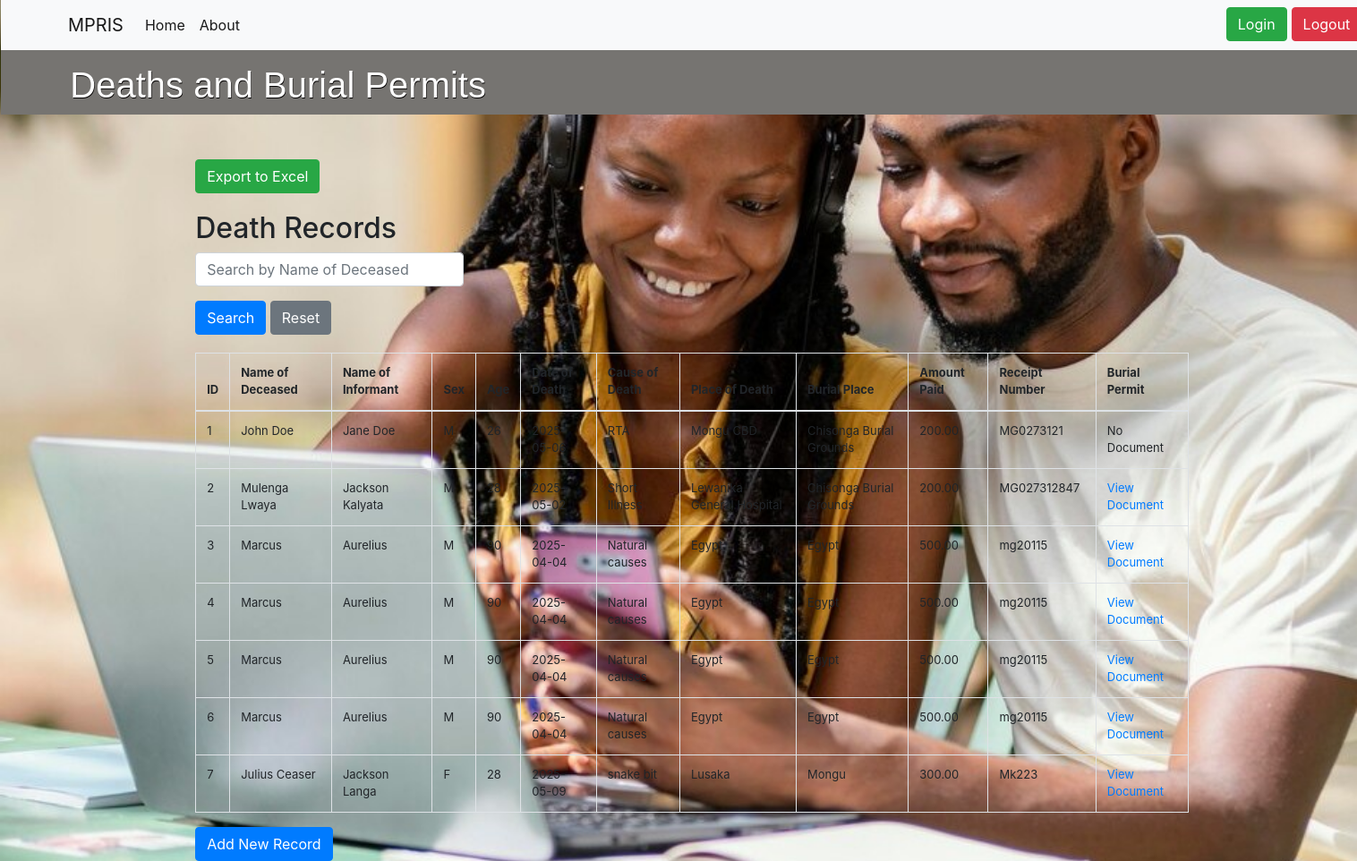
Screenshot of /death_display.php with the database file from the repository.
### tables this page shows
CREATE TABLE `deaths` (
  `id` int(11) NOT NULL,
  `name_of_deceased` varchar(100) NOT NULL,
  `name_of_informant` varchar(100) NOT NULL,
  `sex` enum('M','F') NOT NULL,
  `age_of_deceased` int(11) NOT NULL,
  `date_of_death` date NOT NULL,
  `cause_of_death` varchar(255) NOT NULL,
  `place_of_death` varchar(255) NOT NULL,
  `burial_place` varchar(255) NOT NULL,
  `amount_paid` decimal(10,2) NOT NULL,
  `receipt_number` varchar(50) NOT NULL,
  `date_created` timestamp NOT NULL DEFAULT current_timestamp(),
  `death_certificate_scan` varchar(255) DEFAULT NULL
);

### death_display.php (the view, shortened to what this page needs)
<?php
include 'db_connect.php';
$search_query = "";
if (isset($_GET['search'])) {
    $search_query = $_GET['search'];
    $result = $connection->query("SELECT * FROM deaths WHERE name_of_deceased LIKE '%$search_query%'");
} else {
    $result = $connection->query("SELECT * FROM deaths");
}
?>
<!DOCTYPE html>
<html lang="en">
<head>
    <link rel="stylesheet" href="css/local.css">
    <link rel="stylesheet" href="https://stackpath.bootstrapcdn.com/bootstrap/4.5.2/css/bootstrap.min.css">
</head>
<body>
    <header>
                <nav class="navbar navbar-expand-lg navbar-light bg-light" style="padding-left: 3%; padding-right: 3%; margin-bottom: 10px;">
                    <a class="navbar-brand" style="padding-left: 2%;"  href="#">MPRIS</a>
                    <div class="collapse navbar-collapse" id="navbarSupportedContent">
                    <ul class="navbar-nav mr-auto">
                    <li class="nav-item active">
                    <a class="nav-link" href="index.php">Home <span class="sr-only">(current)</span></a>
                    </li>
                    <li class="nav-item active">
                    <a class="nav-link" href="about.php">About <span class="sr-only">(current)</span></a>
                    </li>
                    <li style="padding-right: 5px; padding-left: 400%;">
                    <a href="login.php" class="btn btn-success" style="float:right;">Login</a>
                    </li>
                    <li>
                    <a href="logout.php" class="btn btn-danger" style="float:right;">Logout</a>
                    </li>
                    </div>
                </nav>
        <div class="title">
            <h1 style="text-align: left; padding-left: 5%; margin-top: 10px;">Deaths and Burial Permits</h1>
        </div>
    </header>
    <div class="container">
        <div style="margin-bottom: 20px;">
            <a href="export_to_excel_death.php" class="btn btn-success">
                <i class="fa fa-file-excel-o" aria-hidden="true"></i> Export to Excel
            </a>
        </div>
        <h2>Death Records</h2>
        <form method="GET" action="" class="search-form">
            <div class="form-group">
                <input type="text" name="search" class="form-control" placeholder="Search by Name of Deceased" value="<?php echo htmlspecialchars($search_query); ?>" style="max-width: 300px;">
            </div>
            <button type="submit" class="btn btn-primary">Search</button>
            <a href="death_display.php" class="btn btn-secondary">Reset</a>
        </form>
        <table class="table table-bordered" style="font-size: small;">
            <thead>
                <tr>
                    <th>ID</th>
                    <th>Name of Deceased</th>
                    <th>Name of Informant</th>
                    <th>Sex</th>
                    <th>Age</th>
                    <th>Date of Death</th>
                    <th>Cause of Death</th>
                    <th>Place of Death</th>
                    <th>Burial Place</th>
                    <th>Amount Paid</th>
                    <th>Receipt Number</th>
                    <th>Burial Permit</th>
                </tr>
            </thead>
            <tbody>
                <?php
                while ($row = $result->fetch_assoc()) {
                    echo "<tr>";
                    echo "<td>" . $row['id'] . "</td>";
                    echo "<td>" . $row['name_of_deceased'] . "</td>";
                    echo "<td>" . $row['name_of_informant'] . "</td>";
                    echo "<td>" . $row['sex'] . "</td>";
                    echo "<td>" . $row['age_of_deceased'] . "</td>";
                    echo "<td>" . $row['date_of_death'] . "</td>";
                    echo "<td>" . $row['cause_of_death'] . "</td>";
                    echo "<td>" . $row['place_of_death'] . "</td>";
                    echo "<td>" . $row['burial_place'] . "</td>";
                    echo "<td>" . $row['amount_paid'] . "</td>";
                    echo "<td>" . $row['receipt_number'] . "</td>";
                    if (!empty($row['death_certificate_scan'])) {
                        echo "<td><a href='" . $row['death_certificate_scan'] . "' target='_blank'>View Document</a></td>";
                    } else {
                        echo "<td>No Document</td>";
                    }
                    echo "</tr>";
                }
                ?>
            </tbody>
        </table>
        <a href="death_entry.php" class="btn btn-primary">Add New Record</a>
    </div>
</body>
</html>

### css/local.css (style rules this page uses)
body { background-image: url('images/bg_2.jpg'); background-size: cover; background-repeat: no-repeat; background-attachment: fixed; background-position: center; font-family: poppins; }
.title { background-color: rgb(118, 116, 113); text-align: center; padding: 0.5px; color: white; margin-top: -1%; }
.title h1 { font-size: 2.5em; text-shadow: 0.5px 0.5px 0.5px rgb(3, 1, 1); padding-top: 10px; font-family: Arial, Helvetica, sans-serif; }

### death_display.php (style rules this page uses)
body { padding-left: 2%; }
.container { margin-top: 50px; }
.table { margin-top: 20px; }
header { background-image: url('Images/deaths_bg.jpg'); background-size: cover; background-repeat: no-repeat; background-attachment: fixed; min-height: 9px; margin-left: -2%; margin-right: -2%; }
.search-form { margin-bottom: 20px; }

### rows the page displays
deaths: id "1", name_of_deceased "John Doe", name_of_informant "Jane Doe", sex "M", age_of_deceased "26", date_of_death "2025-05-06", cause_of_death "RTA", place_of_death "Mongu CBD", burial_place "Chisonga Burial Grounds", amount_paid "200.00", receipt_number "MG0273121", shows "No Document"
deaths: id "2", name_of_deceased "Mulenga Lwaya", name_of_informant "Jackson Kalyata", sex "M", age_of_deceased "28", date_of_death "2025-05-02", cause_of_death "Short Illness", place_of_death "Lewanika General Hospital", burial_place "Chisonga Burial Grounds", amount_paid "200.00", receipt_number "MG027312847"
deaths: id "3", name_of_deceased "Marcus", name_of_informant "Aurelius", sex "M", age_of_deceased "90", date_of_death "2025-04-04", cause_of_death "Natural causes", place_of_death "Egypt", burial_place "Egypt", amount_paid "500.00", receipt_number "mg20115"
deaths: id "4", name_of_deceased "Marcus", name_of_informant "Aurelius", sex "M", age_of_deceased "90", date_of_death "2025-04-04", cause_of_death "Natural causes", place_of_death "Egypt", burial_place "Egypt", amount_paid "500.00", receipt_number "mg20115"
deaths: id "5", name_of_deceased "Marcus", name_of_informant "Aurelius", sex "M", age_of_deceased "90", date_of_death "2025-04-04", cause_of_death "Natural causes", place_of_death "Egypt", burial_place "Egypt", amount_paid "500.00", receipt_number "mg20115"
deaths: id "6", name_of_deceased "Marcus", name_of_informant "Aurelius", sex "M", age_of_deceased "90", date_of_death "2025-04-04", cause_of_death "Natural causes", place_of_death "Egypt", burial_place "Egypt", amount_paid "500.00", receipt_number "mg20115"
deaths: id "7", name_of_deceased "Julius Ceaser", name_of_informant "Jackson Langa", sex "F", age_of_deceased "28", date_of_death "2025-05-09", cause_of_death "snake bit", place_of_death "Lusaka", burial_place "Mongu", amount_paid "300.00", receipt_number "Mk223"
